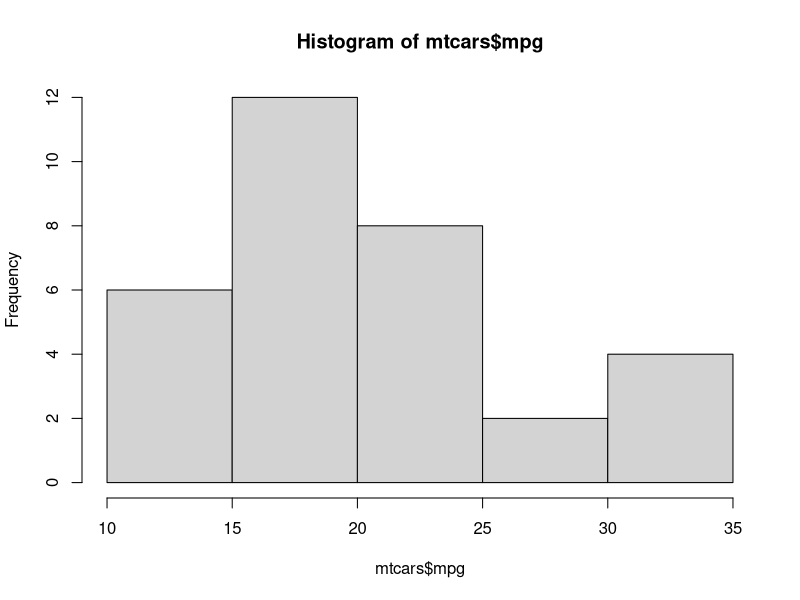
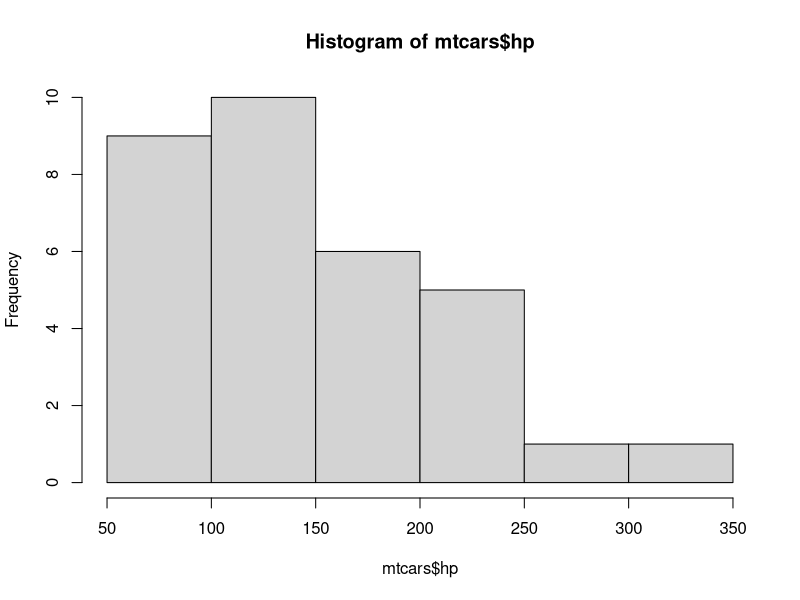
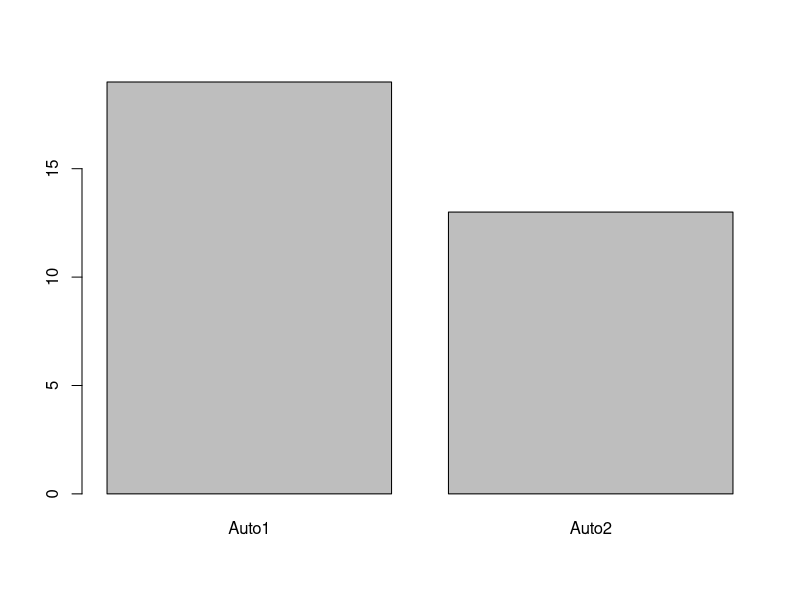
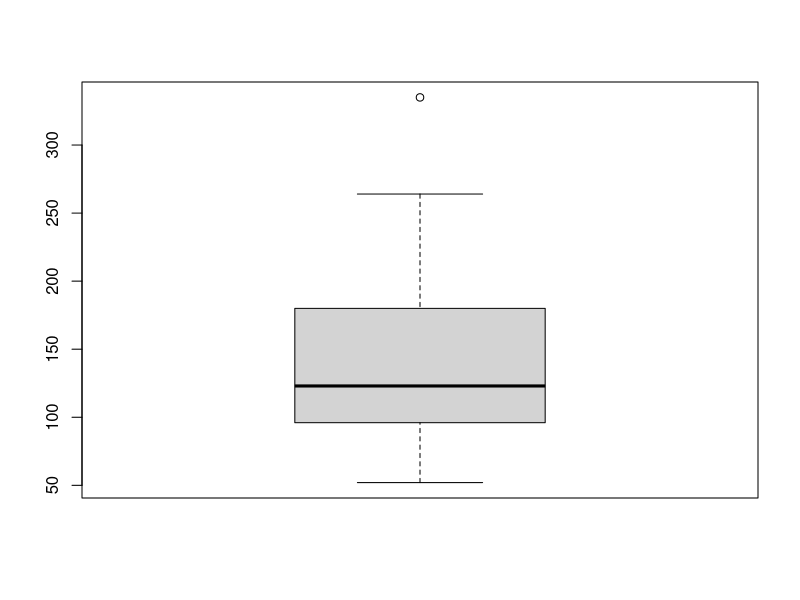
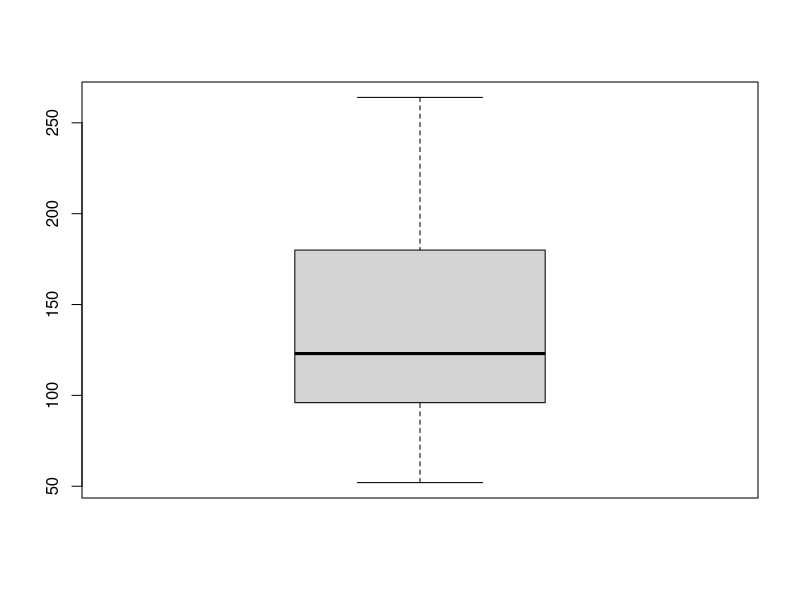

Source code (R) for these figures, in order: (Note: this script raises an error after producing the figures.)
## Install library tidyverse
install.packages("tidyverse")
library(tidyverse)

## Basic plot (Base R)

## Histogram  - One numeric or quantitative variable.
hist(mtcars$mpg)
hist(mtcars$hp)

mean(mtcars$hp)
median(mtcars$hp)

str(mtcars)


mtcars$am <- factor(mtcars$am,
                    level = c(0, 1),
                    labels = c("Auto"), "Manual")

table(mtcars$am)

barplot(table(mtcars$am))
boxplot(mtcars$hp)

fivenum(mtcars$hp)

min(mtcars$hp)
quantile(mtcars$hp, probs =c(.25, .5, .75))
max(mtcars$hp)

## Whisker Calculation
q3 <- quantile(mtcars$hp, prob = .75)
q1 <- quantile(mtcars$hp, prob = .25)
iqr_hp <- q3 - q1
iqr_hp

q3 + 1.5*iqr_hp
## Upper Whisker arm
q1 - 1.5*iqr_hp
## Lower Whisker arm

boxplot.stats(mtcars$hp, coef = 1.5)

## Remove the extream data before plot
mtcars_no_out <- mtcars %>%
  filter(hp < 335)

boxplot(mtcars_no_out$hp)

## Box plot with 2 variable
## Qualiative x Quantiative

data(mtcars) 

mtcars$am <- factor(mtcars$am,
                    levels = c(0, 1),
                    labels = c("Auto", "Manual"))

boxplot(mpg ~ am, data = mtcars,
        col = c("gold", "salmon"))

## zoom > right click > save as 

## Scatter Plot
## 2 x Quantiative

plot(mtcars$hp, mtcars$mpg, pch = 18,
     col = "blue",
     main = "Relationship between HP and MPG",
     xlab = "HP",
     ylab = "MPG")

cor(mtcars$hp, mtcars$mpg)
lm(mpg ~ hp, data = mtcars)

## ggplot 2 (Grammar of Graph)
## Need data, mapping , Geometry

##First plot
ggplot(data = mtcars, mapping = aes(x = hp, y = mpg)) +
  geom_point(size = 3, col ="blue", alpha = 0.5) + 
  geom_smooth() + ## smomth line
  geom_rug() ## rug bar

ggplot(mtcars ,aes(hp, mpg)) + geom_point()


ggplot(mtcars ,aes(hp)) + 
  geom_histogram(bins = 10, fill = "red", alpha =0.6)


ggplot(mtcars ,aes(hp)) +
  geom_boxplot()

p <- ggplot(mtcars ,aes(hp)) 

p + geom_histogram(bins = 10)
p + geom_density()
p + geom_boxplot()

## Box plt by groups

diamonds

diamonds %>%
  count(cut)

ggplot(diamonds, aes(cut)) + geom_bar()

ggplot(diamonds, aes(cut)) + geom_bar(fill = "#ff4dff")

## hex color code ?????????

ggplot(diamonds, mapping =aes(cut, fill=cut)) + geom_bar()

ggplot(diamonds, mapping =aes(cut, fill=color)) + geom_bar()

ggplot(diamonds, mapping =aes(cut, fill=color)) + geom_bar(position =  "stack")
ggplot(diamonds, mapping =aes(cut, fill=color)) + geom_bar(position =  "dodge")

## set the position

ggplot(diamonds, mapping =aes(cut, fill=color)) + geom_bar(position =  "fill")

## Scattper Plot

ggplot(diamonds, aes(carat, price)) +
  geom_point()

## set.seed for static random

set.seed(50)
small_diamonds <- sample_n(diamonds, 5000)
ggplot(small_diamonds, aes(carat, price)) +
  geom_point()

## FACET : Small Multiples 

ggplot(small_diamonds, aes(carat, price)) +
  geom_point() +
  facet_wrap(~color)

## facet colums color

ggplot(small_diamonds, aes(carat, price)) +
  geom_point() +
  facet_wrap(~color, ncol = 4)


ggplot(small_diamonds, aes(carat, price)) +
  geom_point() +
  geom_smooth() +
  facet_wrap(~color, ncol = 2)

## Add layer smooth line

ggplot(small_diamonds, aes(x = carat, y = price)) +
  geom_point() +
  geom_smooth(method = "lm") +
  facet_wrap(~color, ncol = 2)

## Change smooth line to linear Regression

ggplot(small_diamonds, aes(x = carat, y = price)) +
  geom_point() +
  geom_smooth(method = "lm", col = "red") +
  facet_wrap(~color, ncol = 2)

## Change color of line

ggplot(small_diamonds, aes(x = carat, y = price)) +
  geom_point() +
  geom_smooth(method = "lm", col = "red") +
  facet_wrap(~color, ncol = 2) +
  theme_classic() +
  labs(title = "Relationship between carat and price by color", 
       x = "Carat",
       y = "Price (USD)",
       caption = "Source : Daimonds from ggplot 2 package")

## Final Example

ggplot(small_diamonds, aes(carat, price, col=cut)) +
  geom_point(size = 2, alpha = 0.7) +
  facet_wrap(~color, ncol=2)+
  theme_minimal()